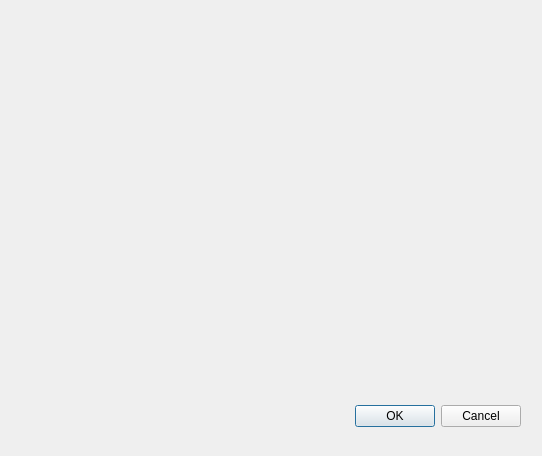
<?xml version="1.0" encoding="UTF-8"?>
<ui version="4.0">
 <class>Dialog</class>
 <widget class="QDialog" name="Dialog">
  <property name="geometry">
   <rect>
    <x>0</x>
    <y>0</y>
    <width>542</width>
    <height>456</height>
   </rect>
  </property>
  <property name="windowTitle">
   <string>Dialog</string>
  </property>
  <widget class="QDialogButtonBox" name="buttonBox">
   <property name="geometry">
    <rect>
     <x>180</x>
     <y>400</y>
     <width>341</width>
     <height>32</height>
    </rect>
   </property>
   <property name="orientation">
    <enum>Qt::Horizontal</enum>
   </property>
   <property name="standardButtons">
    <set>QDialogButtonBox::Cancel|QDialogButtonBox::Ok</set>
   </property>
  </widget>
 </widget>
 <resources/>
 <connections>
  <connection>
   <sender>buttonBox</sender>
   <signal>accepted()</signal>
   <receiver>Dialog</receiver>
   <slot>accept()</slot>
   <hints>
    <hint type="sourcelabel">
     <x>248</x>
     <y>254</y>
    </hint>
    <hint type="destinationlabel">
     <x>157</x>
     <y>274</y>
    </hint>
   </hints>
  </connection>
  <connection>
   <sender>buttonBox</sender>
   <signal>rejected()</signal>
   <receiver>Dialog</receiver>
   <slot>reject()</slot>
   <hints>
    <hint type="sourcelabel">
     <x>316</x>
     <y>260</y>
    </hint>
    <hint type="destinationlabel">
     <x>286</x>
     <y>274</y>
    </hint>
   </hints>
  </connection>
 </connections>
</ui>
